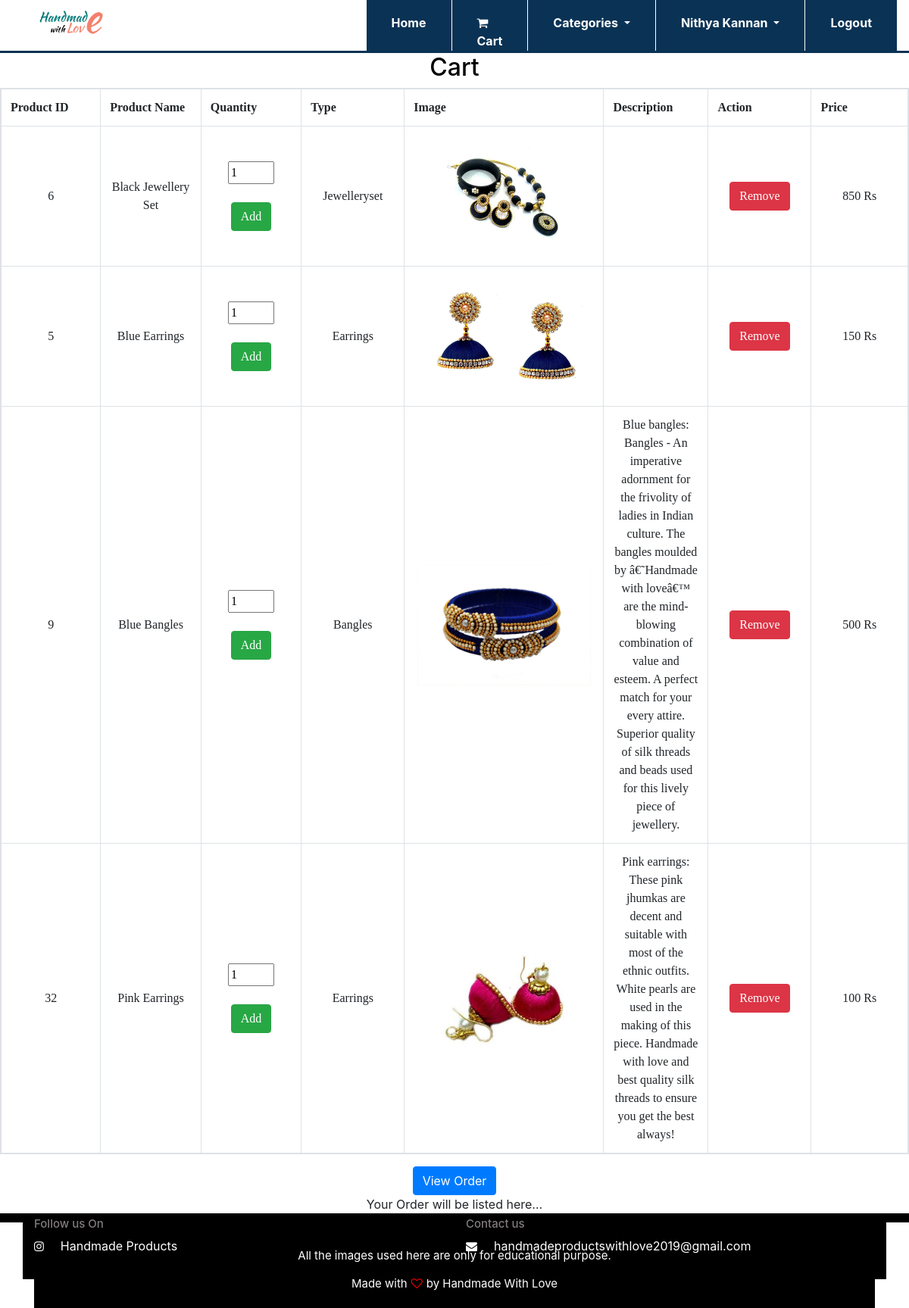
Screenshot of /cart.php (signed in) with the database file from the repository.
### tables this page shows
CREATE TABLE `cart` (
  `cart_id` int(11) NOT NULL,
  `user_id` int(11) NOT NULL,
  `type` varchar(255) NOT NULL,
  `product_id` int(11) NOT NULL,
  `product_name` varchar(100) NOT NULL,
  `description` varchar(500) NOT NULL,
  `imagepath` varchar(100) NOT NULL,
  `price` int(11) NOT NULL,
  `quantity` int(11) NOT NULL,
  `action` varchar(50) NOT NULL
);

### cart.php (the view, shortened to what this page needs)
<?php include 'userheader1.php'; ?>
<!DOCTYPE html>
<html>
<head>
	<link rel="stylesheet" href="./bootstrap/bootstrap.min.css">
	<link rel="stylesheet" type="text/css" href="header_footer.css">
	<link rel="stylesheet" href="https://stackpath.bootstrapcdn.com/font-awesome/4.7.0/css/font-awesome.min.css">
</head>
<body>
	<h2 class="text-center" style="color: #000;">Cart</h2>
	<div style="height:150rem; height: auto;">
			<div class="table-responsive" style="height: auto;">
				<?php
				require_once('connection.php');
				$query="select * from cart where user_id='$uid' and action='cart'";
				$result = $con->query($query);
				echo "<center> <table class='table table-hover table-bordered' style='height:auto'>";
				if($result->num_rows > 0){
					echo "<tr>";
					echo "<th> Product ID</th>";
					echo "<th> Product Name</th>";
					echo "<th> Quantity</th>";
					echo "<th> Type</th>";
					echo "<th> Image</th>";
					echo "<th> Description</th>";
					echo "<th> Action</th>";
					echo "<th> Price</th>";
					echo "</tr>";
					while($product=mysqli_fetch_assoc($result)){
						echo "<tr>";
						echo "<td>" . $product['product_id'] . "</td>";
						echo "<td>" . $product['product_name'] . "</td>";
						echo "<td><form method='POST' action='cart.php?pid=$product[product_id]'><input type='number' name='quantity' min=1 max=10 value=".$product['quantity']."><br><br><button type='submit' name='incquantity' class='btn btn-success'>Add</button></form></td>";
						echo "<td>" . $product['type'] . "</td>";
						echo "<td><img src=".$product['imagepath']."></td>";
						echo "<td>" . $product['description'] . "</td>";
						echo "<td><form method='POST' action='cart.php?pid=$product[product_id]'><button type='submit' name='remove' class='btn btn-danger'>Remove</button></form></td>";
						echo "<td>" . $product['price'] .' Rs '. "</td>";
						echo "</tr>";
					}
					echo "</center> </table>";
					echo "<button id=' btn1' class='btn btn-primary borders' onclick='showOrders1(". $uid .")'>View Order</button>
					<div id='orders1' class='borders'>Your Order will be listed here...</div>";
				}
				elseif($result->num_rows == 0){
					echo '<h1 style="font-family:Gabriola;color:red; height:15em">Cart is empty!!</h1>';
				}
				?>
			</div>
		</div>
		<div id="footer" style="position: relative; bottom: 0px;">
			<?php include 'footer.php'; ?>
	</body>
	</html>

### header_footer.css (style rules this page uses)
#footer { bottom: 0px; width: 100%; position: fixed; z-index: 3; padding: 0px !important; }

### cart.php (style rules this page uses)
img { height: 20vh; }
td,th { text-align: center; vertical-align: middle !important; width: 12%; font-family: 'Times new roman'; }
@media screen and (min-width: 801px) { .table { display: block; } }
@media screen and (min-width: 801px) { .borders { display: block!important; } }

### rows the page displays
cart: product "6", product_name "Black Jewellery Set", quantity "1", type "Jewelleryset", imagepath (picture), price "850"
cart: product "5", product_name "Blue Earrings", quantity "1", type "Earrings", imagepath (picture), price "150"
cart: product "9", product_name "Blue Bangles", quantity "1", type "Bangles", imagepath (picture), description "Blue bangles: Bangles - An imperative adornment for the frivolity of ladies in Indian culture. The bangles moulded by â€˜Handmade with loveâ€™ are the mind-blowing combination of value and esteem. A perfect match for your every attire. Superior quality of silk threads and beads used for this lively piece of jewellery.", price "500"
cart: product "32", product_name "Pink Earrings", quantity "1", type "Earrings", imagepath (picture), description "Pink earrings: These pink jhumkas are decent and suitable with most of the ethnic outfits. White pearls are used in the making of this piece. Handmade with love and best quality silk threads to ensure you get the best always!", price "100"

### other values shown
$p "Nithya Kannan"
